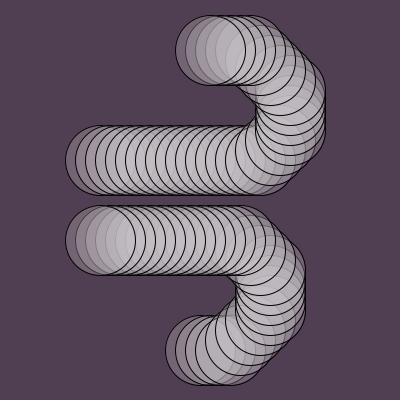
Frame 1 (no input)
Frame 2 (the mouse pressed at the canvas centre, redrawn once): identical to frame 1, image omitted

The Processing sketch that drew this single still picture (run headless with seeded random() and noise(); the mouse was pressed at the canvas centre and the sketch redrawn once):

// Processing sketch: processing_84705
// ── processing_84705.pde

void setup()
{size(400,400);
}
void draw()
{background (80,62,82);
  fill(208,204,209,70);
  //x du cercle
  int cercleX;
cercleX = 200;
//y du cercle
int cercleY;
cercleY = 350;
//taille du cercle
int tailleCercle;
tailleCercle = 70;
int TailleCercle; 
TailleCercle = 70;

//motif qui se voit sous 2 facettes

//Première facette
ellipse(cercleX,cercleY,tailleCercle,TailleCercle);
cercleX = cercleX+10;
ellipse(cercleX,cercleY,tailleCercle,TailleCercle);
cercleX = cercleX+10;
ellipse(cercleX,cercleY,tailleCercle,TailleCercle);
cercleX = cercleX+10;
ellipse(cercleX,cercleY,tailleCercle,TailleCercle);
cercleX = cercleX+10;
cercleY = cercleY-10;
ellipse(cercleX,cercleY,tailleCercle,TailleCercle);
cercleX = cercleX+10;
cercleY = cercleY-10;
ellipse(cercleX,cercleY,tailleCercle,TailleCercle);
cercleX = cercleX+10;
cercleY = cercleY-10;
ellipse(cercleX,cercleY,tailleCercle,TailleCercle);
cercleX = cercleX+10;
cercleY = cercleY-10;
ellipse(cercleX,cercleY,tailleCercle,TailleCercle);
cercleY = cercleY-10;
ellipse(cercleX,cercleY,tailleCercle,TailleCercle);
cercleY = cercleY-10;
ellipse(cercleX,cercleY,tailleCercle,TailleCercle);
cercleY = cercleY-10;
ellipse(cercleX,cercleY,tailleCercle,TailleCercle);
cercleY = cercleY-10;
ellipse(cercleX,cercleY,tailleCercle,TailleCercle);
cercleX = cercleX-10;
cercleY = cercleY-10;
ellipse(cercleX,cercleY,tailleCercle,TailleCercle);
cercleX = cercleX-10;
cercleY = cercleY-10;
ellipse(cercleX,cercleY,tailleCercle,TailleCercle);
cercleX = cercleX-10;
cercleY = cercleY-10;
ellipse(cercleX,cercleY,tailleCercle,TailleCercle);
cercleX = cercleX-10;
ellipse(cercleX,cercleY,tailleCercle,TailleCercle);
cercleX = cercleX-10;
ellipse(cercleX,cercleY,tailleCercle,TailleCercle);
cercleX = cercleX-10;
ellipse(cercleX,cercleY,tailleCercle,TailleCercle);
cercleX = cercleX-10;
ellipse(cercleX,cercleY,tailleCercle,TailleCercle);
cercleX = cercleX-10;
ellipse(cercleX,cercleY,tailleCercle,TailleCercle);
cercleX = cercleX-10;
ellipse(cercleX,cercleY,tailleCercle,TailleCercle);
cercleX = cercleX-10;
ellipse(cercleX,cercleY,tailleCercle,TailleCercle);
cercleX = cercleX-10;
ellipse(cercleX,cercleY,tailleCercle,TailleCercle);
cercleX = cercleX-10;
ellipse(cercleX,cercleY,tailleCercle,TailleCercle);
cercleX = cercleX-10;
ellipse(cercleX,cercleY,tailleCercle,TailleCercle);
cercleX = cercleX-10;
ellipse(cercleX,cercleY,tailleCercle,TailleCercle);
cercleX = cercleX-10;
ellipse(cercleX,cercleY,tailleCercle,TailleCercle);
cercleX = cercleX-10;
ellipse(cercleX,cercleY,tailleCercle,TailleCercle);
cercleX = cercleX-10;
ellipse(cercleX,cercleY,tailleCercle,TailleCercle);

//Deuxième facette
cercleY = cercleY-80;
ellipse(cercleX,cercleY,tailleCercle,TailleCercle);
cercleX = cercleX+10;
ellipse(cercleX,cercleY,tailleCercle,TailleCercle);
cercleX = cercleX+10;
ellipse(cercleX,cercleY,tailleCercle,TailleCercle);
cercleX = cercleX+10;
ellipse(cercleX,cercleY,tailleCercle,TailleCercle);
cercleX = cercleX+10;
ellipse(cercleX,cercleY,tailleCercle,TailleCercle);
cercleX = cercleX+10;
ellipse(cercleX,cercleY,tailleCercle,TailleCercle);
cercleX = cercleX+10;
ellipse(cercleX,cercleY,tailleCercle,TailleCercle);
cercleX = cercleX+10;
ellipse(cercleX,cercleY,tailleCercle,TailleCercle);
cercleX = cercleX+10;
ellipse(cercleX,cercleY,tailleCercle,TailleCercle);
cercleX = cercleX+10;
ellipse(cercleX,cercleY,tailleCercle,TailleCercle);
cercleX = cercleX+10;
ellipse(cercleX,cercleY,tailleCercle,TailleCercle);
cercleX = cercleX+10;
ellipse(cercleX,cercleY,tailleCercle,TailleCercle);
cercleX = cercleX+10;
ellipse(cercleX,cercleY,tailleCercle,TailleCercle);
cercleX = cercleX+10;
ellipse(cercleX,cercleY,tailleCercle,TailleCercle);
cercleX = cercleX+10;
ellipse(cercleX,cercleY,tailleCercle,TailleCercle);
cercleX = cercleX+10;
ellipse(cercleX,cercleY,tailleCercle,TailleCercle);
cercleX = cercleX+10;
ellipse(cercleX,cercleY,tailleCercle,TailleCercle);
cercleX = cercleX+10;
cercleY = cercleY-10;
ellipse(cercleX,cercleY,tailleCercle,TailleCercle);
cercleX = cercleX+10;
cercleY = cercleY-10;
ellipse(cercleX,cercleY,tailleCercle,TailleCercle);
cercleX = cercleX+10;
cercleY = cercleY-10;
ellipse(cercleX,cercleY,tailleCercle,TailleCercle);
cercleY = cercleY-10;
ellipse(cercleX,cercleY,tailleCercle,TailleCercle);
cercleY = cercleY-10;
ellipse(cercleX,cercleY,tailleCercle,TailleCercle);
cercleY = cercleY-10;
ellipse(cercleX,cercleY,tailleCercle,TailleCercle);
cercleY = cercleY-10;
ellipse(cercleX,cercleY,tailleCercle,TailleCercle);
cercleX = cercleX-10;
cercleY = cercleY-10;
ellipse(cercleX,cercleY,tailleCercle,TailleCercle);
cercleX = cercleX-10;
cercleY = cercleY-10;
ellipse(cercleX,cercleY,tailleCercle,TailleCercle);
cercleX = cercleX-10;
cercleY = cercleY-10;
ellipse(cercleX,cercleY,tailleCercle,TailleCercle);
cercleX = cercleX-10;
cercleY = cercleY-10;
ellipse(cercleX,cercleY,tailleCercle,TailleCercle);
cercleX = cercleX-10;
ellipse(cercleX,cercleY,tailleCercle,TailleCercle);
cercleX = cercleX-10;
ellipse(cercleX,cercleY,tailleCercle,TailleCercle);
cercleX = cercleX-10;
ellipse(cercleX,cercleY,tailleCercle,TailleCercle);
cercleX = cercleX-10;
ellipse(cercleX,cercleY,tailleCercle,TailleCercle);
noLoop();}
